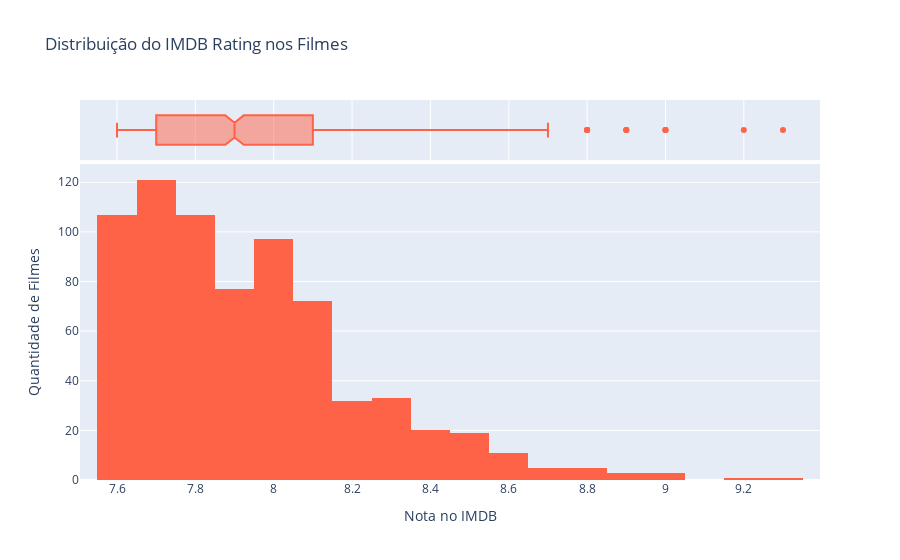

Notebook source saved alongside this figure:
### Markdown cell above
**Distribuição do IMDB Rating**: Para analisar como o IMDB Rating está distribuído entre os filmes, aplicaremos um **Histograma** junto de um **Boxplot**, pois ambos os gráficos auxiliam no entendimento da distribuição em variáveis númericas.

Com base nos gráficos, é possível notar que os filmes estão concentrados entre os ratings 7.7 e 8.1, com alguns outliers acima de 9.

### Code cell
# Distribuição do IMDB Rating
fig = px.histogram(
    x=df.IMDB_Rating, 
    title="Distribuição do IMDB Rating nos Filmes",
    marginal="box",
    labels={"x": "Nota no IMDB"}
    ).update_traces(marker_color="Tomato").update_layout(yaxis_title="Quantidade de Filmes")
fig.show()

### Figure 1 — Plotly figure (JSON) as saved in the notebook; plotly's stock layout.template omitted (floating-point values rounded to 4 significant figures; data arrays with more than 128 entries replaced by an {"elided": "..."} marker saying what was removed)
{"data": [{"alignmentgroup": "True", "bingroup": "x", "hovertemplate": "Nota no IMDB=%{x}<br>count=%{y}<extra></extra>", "legendgroup": "", "marker": {"color": "Tomato", "pattern": {"shape": ""}}, "name": "", "offsetgroup": "", "orientation": "v", "showlegend": false, "type": "histogram", "x": {"elided": "714 float values"}, "xaxis": "x", "yaxis": "y"}, {"alignmentgroup": "True", "hovertemplate": "Nota no IMDB=%{x}<extra></extra>", "legendgroup": "", "marker": {"color": "Tomato"}, "name": "", "notched": true, "offsetgroup": "", "showlegend": false, "type": "box", "x": {"elided": "714 float values"}, "xaxis": "x2", "yaxis": "y2"}], "layout": {"barmode": "relative", "legend": {"tracegroupgap": 0}, "title": {"text": "Distribuição do IMDB Rating nos Filmes"}, "xaxis": {"anchor": "y", "domain": [0, 1], "title": {"text": "Nota no IMDB"}}, "xaxis2": {"anchor": "y2", "domain": [0, 1], "matches": "x", "showgrid": true, "showticklabels": false}, "yaxis": {"anchor": "x", "domain": [0, 0.8316], "title": {"text": "Quantidade de Filmes"}}, "yaxis2": {"anchor": "x2", "domain": [0.8416, 1], "matches": "y2", "showgrid": false, "showline": false, "showticklabels": false, "ticks": ""}}}
